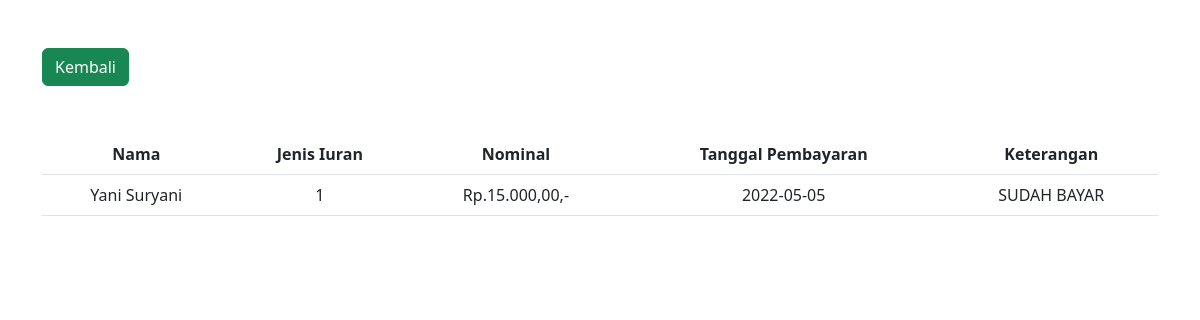
Page /data_iuran.php?id=26 on the committed database.
### tables this page shows
CREATE TABLE `iuran` (
  `id` int(11) NOT NULL,
  `tanggal` date DEFAULT NULL,
  `warga_id` int(11) NOT NULL,
  `nominal` decimal(10,2) DEFAULT NULL,
  `keterangan` tinytext DEFAULT NULL,
  `jenis_iuran` tinyint(1) DEFAULT NULL
);

CREATE TABLE `warga` (
  `id` int(11) NOT NULL,
  `nik` varchar(50) DEFAULT NULL,
  `nama` varchar(200) DEFAULT NULL,
  `jenis_kelamin` enum('L','P') DEFAULT NULL,
  `no_hp` varchar(20) DEFAULT NULL,
  `alamat` tinytext DEFAULT NULL,
  `no_rumah` varchar(10) DEFAULT NULL,
  `status` tinyint(1) DEFAULT NULL,
  `users_id` int(11) NOT NULL
);

### data_iuran.php (the view, shortened to what this page needs)
<?php
    include("koneksi.php");
    $id = $_GET['id'];
    $sql = "SELECT warga.nama, iuran.jenis_iuran, iuran.nominal, iuran.tanggal, iuran.keterangan ";
    $sql .= "FROM warga ";
    $sql .= "INNER JOIN iuran ON warga.id = iuran.warga_id WHERE warga_id = '{$id}' ";
    $sql .= "ORDER BY tanggal DESC";
    $result = mysqli_query($conn, $sql);
?>
<!DOCTYPE html>
<html lang="en">
  <head>
    <link
      href="https://cdn.jsdelivr.net/npm/bootstrap@5.3.0-alpha1/dist/css/bootstrap.min.css"
      rel="stylesheet"
    />
    <link rel="stylesheet" href="https://cdn.jsdelivr.net/npm/bootstrap-icons@1.10.3/font/bootstrap-icons.css">
  </head>
  <body>
    <div class="container">
      <a href="index.php" type="button" class="btn btn-success my-5">Kembali</a>
      <table class="table table-hover">
        <tr class="text-center">
          <th>Nama</th>
          <th>Jenis Iuran</th>
          <th>Nominal</th>
          <th>Tanggal Pembayaran</th>
          <th>Keterangan</th>
        </tr>
        <?php if($result): ?>
        <?php while($row = mysqli_fetch_array($result)): ?>
        <tr class="text-center">
          <td><?= $row['nama'];?></td>
          <td><?= $row['jenis_iuran'];?></td>
          <td>Rp.<?= number_format($row['nominal'], 2, ",", ".");?>,-</td>
          <td><?= $row['tanggal'];?></td>
          <td><?= $row['keterangan'];?></td>
        </tr>
        <?php endwhile; else: ?>
        <tr>
          <td colspan="5">Belum ada data</td>
        </tr>
        <?php endif; ?>
      </table>
    </div>
  </body>
</html>

### rows in the picture
iuran: warga.nama "Yani Suryani", jenis_iuran "1", nominal "15.000,00", tanggal "2022-05-05", keterangan "SUDAH BAYAR"
